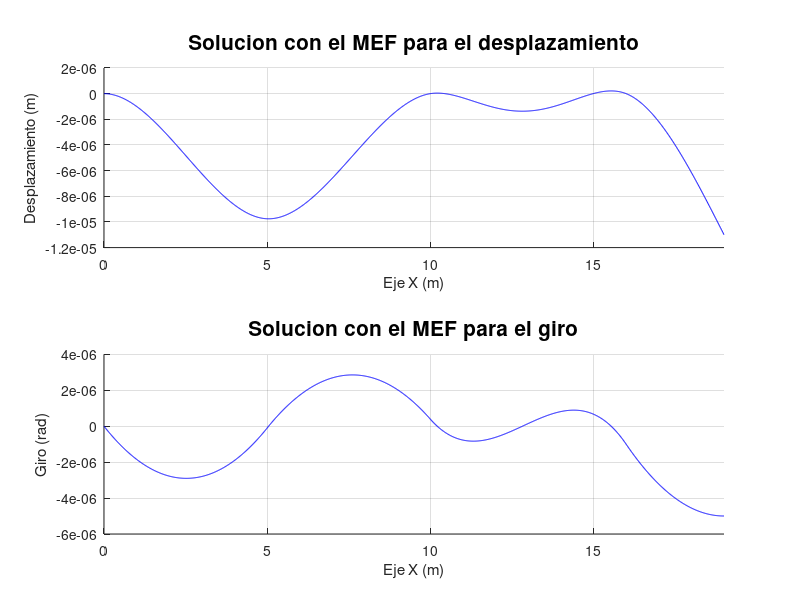
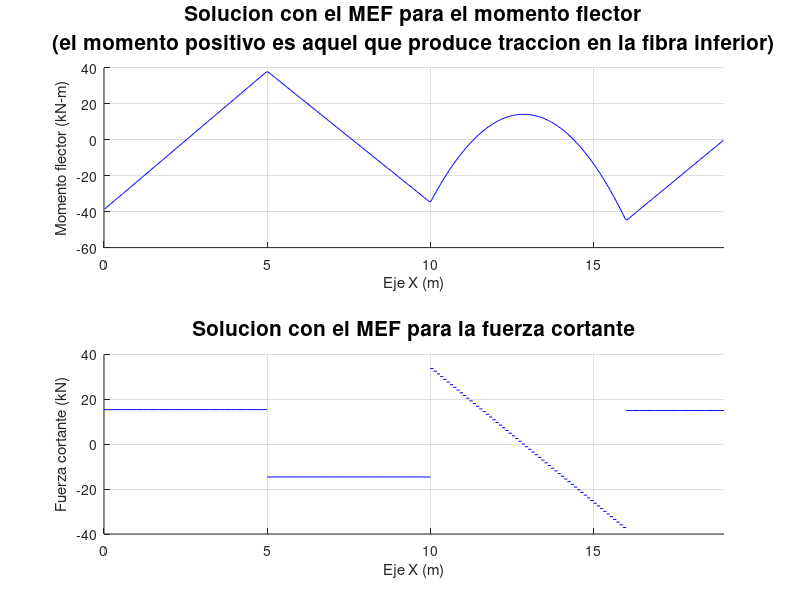

Reproduce these figures in MATLAB, in order.
%% Programa para el calculo de vigas de Euler-Bernoulli.
% Viga analizada en el Ejemplo 5-5 de Uribe Escamilla
% Este programa esta particularizado para el EF de longitud 0.1 m

clear, clc, close all         % borrar memoria y pantalla

%% defino las constantes y variables
Y = 1; TH = 2;

L   = 0.1;      % m           % longitud de cada EF
E   = 200e6;    % kPa         % modulo de elasticidad de la barra
b   = 0.3;      % m           % base de la viga
h   = 1.5;      % m           % altura de la viga
A   = b*h;      % m^2         % area transversal de la viga
I   = b*h^3/12; % m^4         % momento de inercia con respecto al eje y

xnod = 0:L:19;                % posicion de los nodos
nno = length(xnod);           % numero de nodos
nef = nno - 1;                % numero de elementos finitos (EF)
ngdl = 2*nno;                 % numero de grados de libertad
gdl = [ (1:2:ngdl)' (2:2:ngdl)' ]; % grados de libertad
LaG = [ (1:(nno-1))' (2:nno)'   ]; % definicion de EFs con respecto a nodos

%% Relacion de cargas distribuidas
p = zeros(nef,1);
p(101:160) = -12; % kN/m     % carga distribuida en [1.0, 1.6] m

%% Relacion de cargas puntuales
f = zeros(ngdl,1);   % vector de fuerzas nodales equivalentes global
f(gdl( 51,Y)) = -30; % kN   % carga puntual en x = 5 m
f(gdl(191,Y)) = -15; % kN   % carga puntual en x = 19 m

%% VIGA DE EULER-BERNOULLI:
% Con el programa "func_forma_euler_bernoulli.m" se calcularon:
% * Ke     = la matriz de rigidez de flexion del elemento e
% * fe     = el vector de fuerzas nodales equivalentes
% * Bf     = la matriz de deformaciones de flexion
% * N      = matriz de funciones de forma
% * dN_dxi = derivada de la matriz de funciones de forma con respecto a xi

%% ensamblo la matriz de rigidez global y el vector de fuerzas nodales 
%% equivalentes global para la viga de Euler-Bernoulli
K = zeros(ngdl);  % matriz de rigidez global
idx = cell(nef);  % grados de libertad del elemento e
EI_L3 = E*I/L^3;    
for e = 1:nef     % ciclo sobre todos los elementos finitos
   idx{e} = [ gdl(LaG(e,1),Y) gdl(LaG(e,1),TH) gdl(LaG(e,2),Y) gdl(LaG(e,2),TH) ];
   
   % Matriz de rigidez de flexion del elemento e
   Ke = EI_L3 * [  12,   6*L,  -12,   6*L
                  6*L, 4*L^2, -6*L, 2*L^2
                  -12,  -6*L,   12,  -6*L
                  6*L, 2*L^2, -6*L, 4*L^2 ];

   % vector de fuerzas nodales equivalentes        
   fe = +p(e)*L * [ 1/2; L/12; 1/2; -L/12 ];
   
   K(idx{e},idx{e}) = K(idx{e},idx{e}) + Ke;
   f(idx{e},:)      = f(idx{e},:)      + fe;
end

%% se resuelve el sistema de ecuaciones
% f = vector de fuerzas nodales equivalentes
% q = vector de fuerzas nodales de equilibrio del elemento
% a = desplazamientos

%|   qd   |   | Kcc Kcd || ac |   | fd | 
%|        | = |         ||    | - |    |
%| qc = 0 |   | Kdc Kdd || ad |   | fc |

%% Relaciono apoyos
%  gdl           desplazamiento
apoyos = [ ...
   gdl(  1,Y)    0    % m
   gdl(  1,TH)   0    % rad
   gdl(101,Y)    0    % m
   gdl(161,Y)    0 ]; % m  

%% grados de libertad del desplazamiento conocidos y desconocidos
c  = apoyos(:,1);            % GDL conocidos
d =  setdiff((1:ngdl)',c);   % GDL desconocidos
ac = apoyos(:,2);            % desplazamientos conocidos

%% extraigo las submatrices y especifico las cantidades conocidas
Kcc = K(c,c); Kcd = K(c,d); fd = f(c);
Kdc = K(d,c); Kdd = K(d,d); fc = f(d);

ad = Kdd\(fc - Kdc*ac);      % calculo desplazamientos desconocidos
qd = Kcc*ac + Kcd*ad - fd;   % calculo fuerzas de equilibrio desconocidas
a = zeros(ngdl,1);  a(c) = ac;  a(d) = ad; % desplazamientos 
q = zeros(ngdl,1);  q(c) = qd;             % fuerzas nodales equivalentes

%% calculo de los momentos flectores
%% (se calcula el momento en el centro de cada elemento finito)
% se reserva la memoria
% recuerde que en cada elemento se calculan los momentos en las raices de 
% los polinomios de Legendre de grado dos
xmom = zeros(2,nef); % posicion donde se calcula
mom  = zeros(2,nef); % momento flector
cor  = zeros(1,nef); % fuerza cortante
%xi = linspace(-1,1,10)'; 
xi = [ -sqrt(1/3); sqrt(1/3) ]; % raices del polinom de Legendre de grado 2

% matriz de deformaciones de flexion
Bfe = [ (6*xi)/L^2, (3*xi - 1)/L, -(6*xi)/L^2, (3*xi + 1)/L ];

dN3_dxi3 = [ 3/2, (3*L)/4, -3/2, (3*L)/4];
for e = 1:nef
   % lugar donde se calcula el momento (centro del EF)
   xmom(:,e) = L*xi'/2 + (xnod(LaG(e,1)) + xnod(LaG(e,2)))/2;
     
   % vector de desplazamientos nodales del elemento a^{(e)}
   ae = a(idx{e});
   
   mom(:,e) = E*I*Bfe*ae;              % momento flector   
   cor(e) = E*I*dN3_dxi3*(8/(L^3))*ae; % fuerza cortante   
end

%% se calculan los desplazamientos al interior de cada EF
nint = 10;           % numero de puntos donde se interpolara dentro del EF
xi = linspace(-1,1,nint)'; % coordenadas naturales

% Matriz de funciones de forma y su derivada
N = [ ...
      xi.^3/4 - (3*xi)/4 + 1/2,                  ...
      -(L*(- xi.^3/4 + xi.^2/4 + xi/4 - 1/4))/2, ...
      - xi.^3/4 + (3*xi)/4 + 1/2,                ...
      -(L*(- xi.^3/4 - xi.^2/4 + xi/4 + 1/4))/2 ];   

dN_dxi = [ ...
      (3*xi.^2)/4 - 3/4,                          ...
      -(L*(- (3*xi.^2)/4 + xi/2 + 1/4))/2,        ...
      3/4 - (3*xi.^2)/4,                          ...   
      (L*((3*xi.^2)/4 + xi/2 - 1/4))/2 ];

xx    = cell(nef,1); % interpol de posiciones (geometria) en el elemento
ww    = cell(nef,1); % interpol desplazamientos en el elemento
tt    = cell(nef,1); % interpol angulo en el elemento
for e = 1:nef        % ciclo sobre todas los elementos finitos
   % vector de desplazamientos nodales del elemento a^{(e)}
   ae = a(idx{e});

   % interpola sobre la geometria (coord naturales a geometricas)
   xx{e} = L*xi/2 + (xnod(LaG(e,1)) + xnod(LaG(e,2)))/2;
   
   % se calcula el desplazamiento al interior del elemento finito
   ww{e} = N*ae;
   
   % se calcula el angulo al interior del elemento finito
   tt{e} = (dN_dxi*2/L)*ae;
end

%% imprimo los resultados
format short g
disp('Desplazamientos nodales                      ');
disp('~~~~~~~~~~~~~~~~~~~~~~~~~~~~~~~~~~~~~~~~~~~~~');
vect_mov = reshape(a,2,nno)'; % vector de movimientos
for i = 1:nno
   fprintf('Nodo %3d: w = %12.4g m, theta = %12.4g rad \n', ...
      i, vect_mov(i,Y), vect_mov(i,TH));
end

disp(' ');
disp('Fuerzas nodales de equilibrio (solo se imprimen los diferentes de cero)');
disp('~~~~~~~~~~~~~~~~~~~~~~~~~~~~~~~~~~~~~~~~~~~~~~~~~~~~~~~~~~~~~~~~~~~~~~~');
q = reshape(q,2,nno)';
for i = 1:nno   
   if ~isequal(q(i,:),[0 0])
      fprintf('Nodo %3d Ry = %12.4g kN, Mz = %12.4g kN-m\n', i, q(i,Y), q(i,TH));
   end
end

%% Grafico la solucion analitica y la solucion por el MEF
%% 1) grafico los desplazamientos de la barra
figure(1)                          % cree un nuevo lienzo
subplot(2,1,1);
hold on;                           % no borre el lienzo 
grid on;                           % reticula
for e = 1:nef % ciclo sobre todos los elementos finitos
   h1eb = plot(xx{e}, ww{e}, 'b-');       % grafico solucion por MEF
end
title('Solucion con el MEF para el desplazamiento', 'FontSize', 15)
xlabel('Eje X (m)')                % titulo del eje X
ylabel('Desplazamiento (m)')       % titulo del eje Y
xlim([xnod(1) xnod(end)])          % rango en el eje X del grafico

%% 2) grafico los angulos de giro
subplot(2,1,2);
hold on;                           % no borre el lienzo 
grid on;                           % reticula
for e = 1:nef % ciclo sobre todos los elementos finitos
   h2eb = plot(xx{e}, tt{e}, 'b-');       % grafico solucion por MEF
end
title('Solucion con el MEF para el giro', 'FontSize', 15)
xlabel('Eje X (m)')                % titulo del eje X
ylabel('Giro (rad)')               % titulo del eje Y
xlim([xnod(1) xnod(end)])          % rango en el eje X del grafico

%% 3) grafico los momentos
figure(2)                          % cree un nuevo lienzo
subplot(2,1,1);
hold on;                           % no borre el lienzo
grid on;                           % reticula
h3eb = plot(xmom(:), mom(:), 'b-');% grafico solucion por MEF
title({'Solucion con el MEF para el momento flector',...
   '(el momento positivo es aquel que produce traccion en la fibra inferior)'},...
   'FontSize',15);
xlabel('Eje X (m)')                % titulo del eje X
ylabel('Momento flector (kN-m)')   % titulo del eje Y
xlim([xnod(1) xnod(end)])          % rango en el eje X del grafico

%% 4) grafico la fuerza cortante
subplot(2,1,2);
hold on;                           % no borre el lienzo
grid on;                           % reticula
for e = 1:nef % ciclo sobre todos los elementos finitos
   h4eb = plot([xnod(LaG(e,1)) xnod(LaG(e,2))], [cor(e) cor(e)], 'b-'); % grafico solucion por MEF
end
title('Solucion con el MEF para la fuerza cortante', 'FontSize', 15);
xlabel('Eje X (m)')                % titulo del eje X
ylabel('Fuerza cortante (kN)')     % titulo del eje Y
xlim([xnod(1) xnod(end)])          % rango en el eje X del grafico

%%
return; % bye, bye!
